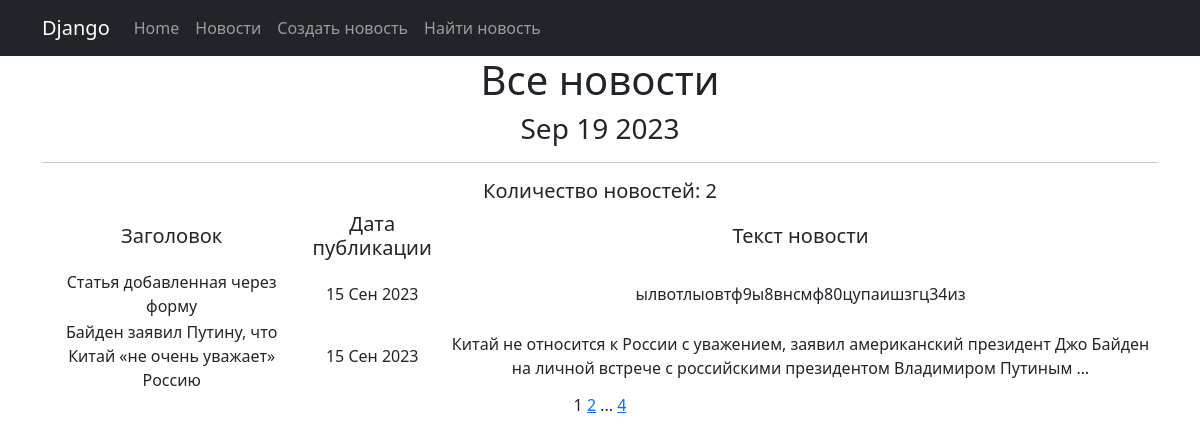
Page /news/ on the committed database.
### news/models.py (models this page shows, shortened)
class Post(models.Model):
    author = models.ForeignKey(Author, on_delete=models.CASCADE)
    NEWS = 'NW'
    ARTICLE = 'AR'
    CHOICE_CATEGORY = [
        (NEWS, 'Новости'),
        (ARTICLE, 'Статья')
    ]
    categoryType = models.CharField(
        max_length=2, choices=CHOICE_CATEGORY, default=ARTICLE)
    dateCreate = models.DateTimeField(auto_now_add=True)
    postCategory = models.ManyToManyField(Category, through='PostCategory')
    titlePost = models.CharField(max_length=128)
    textPost = models.TextField()
    rating = models.IntegerField(default=0)
    class Meta:
        verbose_name = 'Статья'
        verbose_name_plural = 'Статьи'
        ordering = ('-dateCreate',)

### news/views.py (the view)
# urls.py: path('', PostList.as_view(), name='news'),
class PostList(ListView):
    model = Post
    template_name = 'news/news.html'
    context_object_name = 'posts_list'
    paginate_by = 2

### news/templatetags/custom_tags.py (called while the page is built)
@register.simple_tag()
def current_time(format_string='%b %d %Y'):
    return datetime.utcnow().strftime(format_string)

@register.simple_tag(takes_context=True)
def url_replace(context, **kwargs):
    d  = context['request'].GET.copy()
    for k, v in kwargs.items():
        d[k]=v
    return d.urlencode()

### templates/news/news.html (shortened to what this page needs)
{% extends 'news/default.html' %}
{% load censor_filters %}
{% load custom_tags %}
{% block content %}
    <h1>Все новости</h1>
    <h3>{% current_time '%b %d %Y' %}</h3>
    <hr>
    <h5>Количество новостей: {{ posts_list|length}}</h5>
    {% if posts_list %}
        <table>
            <tr>
                <td><h5>Заголовок</h5></td>
                <td><h5>Дата публикации</h5></td>
                <td><h5>Текст новости</h5></td>
            </tr>
            {% for post in posts_list %}
                <tr>
                    <td>{{ post.titlePost }}</td>
                    <td>{{ post.dateCreate|date:'d M Y' }}</td>
                    <td>{{ post.textPost|truncatewords:20}}</td>
                </tr>
            {% endfor %}
        </table>
    {% else %}
        <h2>Новостей нет</h2>
    {% endif %}
   {{ page_obj.number }}
   {% if page_obj.has_next %}
       <a href="?{% url_replace page=page_obj.next_page_number %}">{{ page_obj.next_page_number }}</a>
       {% if paginator.num_pages != page_obj.next_page_number %}
           ...
           <a href="?{% url_replace page=page_obj.paginator.num_pages %}">{{ page_obj.paginator.num_pages }}</a>
       {% endif %}
   {% endif %}
{% endblock %}

### rows in the picture
Post: titlePost "Статья добавленная через форму", dateCreate "15 Сен 2023", textPost "ылвотлыовтф9ы8внсмф80цупаишзгц34из"
Post: titlePost "Байден заявил Путину, что Китай «не очень уважает» Россию", dateCreate "15 Сен 2023", textPost "Китай не относится к России с уважением, заявил американский президент Джо Байден на личной встрече с российскими президентом Владимиром Путиным …"

### other values in the picture
{{ posts_list|length }} "2"
{{ page_obj.number }} "1"
{{ page_obj.next_page_number }} "2"
{{ page_obj.paginator.num_pages }} "4"
